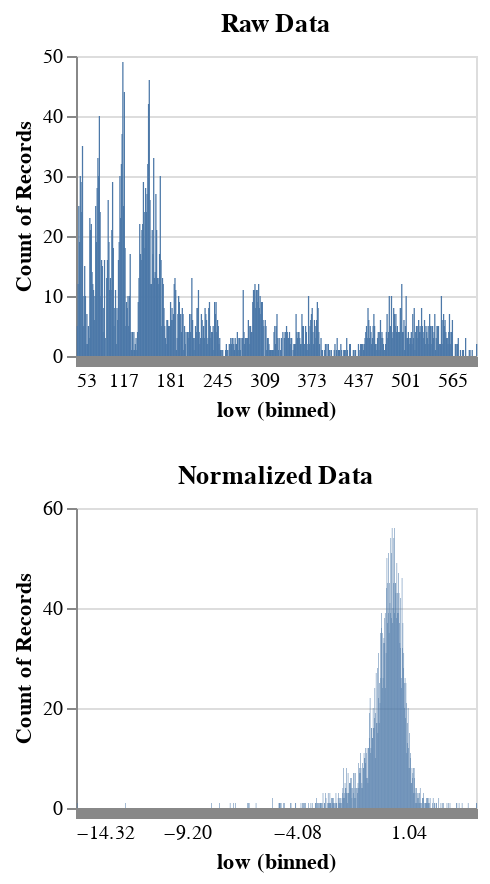

The cell this chart's notebook holds for it:
### Code cell
df = d_all_EOD['COST']
col ='low'
raw = create_hist(df,'Raw Data ',col)
df = adjust_prev_close(df,col)
norm = create_hist(df,'Normalized Data',col)
chart1 & chart2

### Figure 1 — Vega-Lite specification as saved in the notebook (floating-point values rounded to 4 significant figures; data arrays with more than 128 entries replaced by an {"elided": "..."} marker saying what was removed)
{"config": {"view": {"continuousWidth": 400, "continuousHeight": 300}}, "vconcat": [{"data": {"name": "data-633e5672fa0aea189e860b73678bdb79"}, "mark": "bar", "encoding": {"x": {"type": "quantitative", "bin": {"maxbins": 1000}, "field": "low"}, "y": {"type": "quantitative", "aggregate": "count"}}, "height": 150, "title": "Raw Data ", "width": 200}, {"data": {"name": "data-ac15cb01a4156057077fe0eec08734f3"}, "mark": "bar", "encoding": {"x": {"type": "quantitative", "bin": {"maxbins": 1000}, "field": "low"}, "y": {"type": "quantitative", "aggregate": "count"}}, "height": 150, "title": "Normalized Data", "width": 200}], "$schema": "https://vega.github.io/schema/vega-lite/v4.8.1.json", "datasets": {"data-633e5672fa0aea189e860b73678bdb79": {"elided": "3484 records"}, "data-ac15cb01a4156057077fe0eec08734f3": {"elided": "3483 records"}}}
